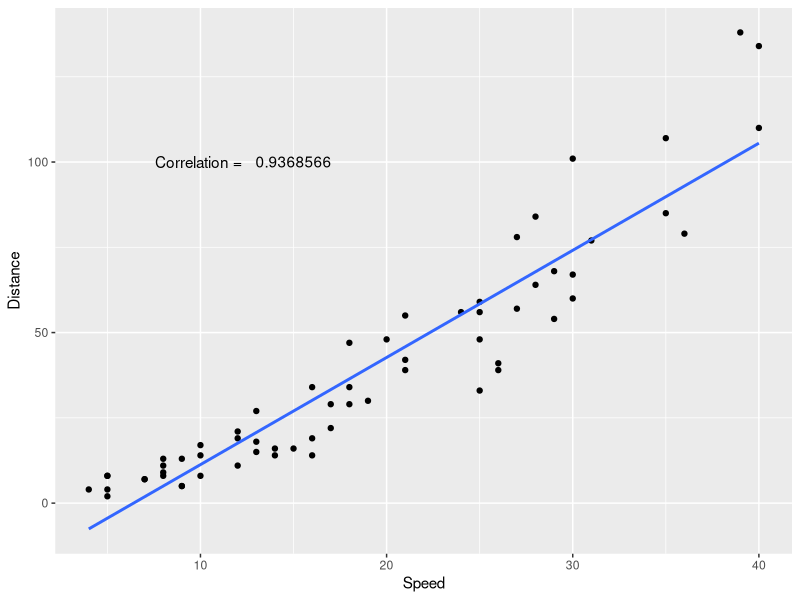
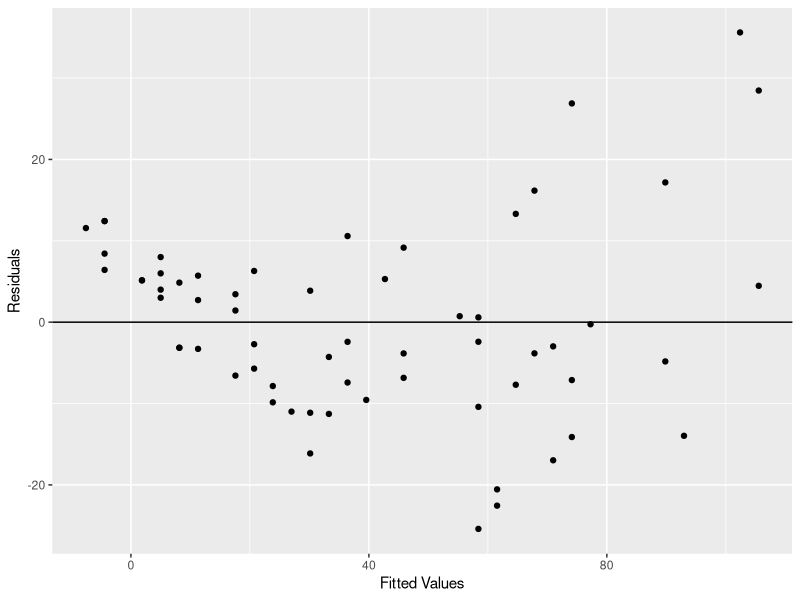
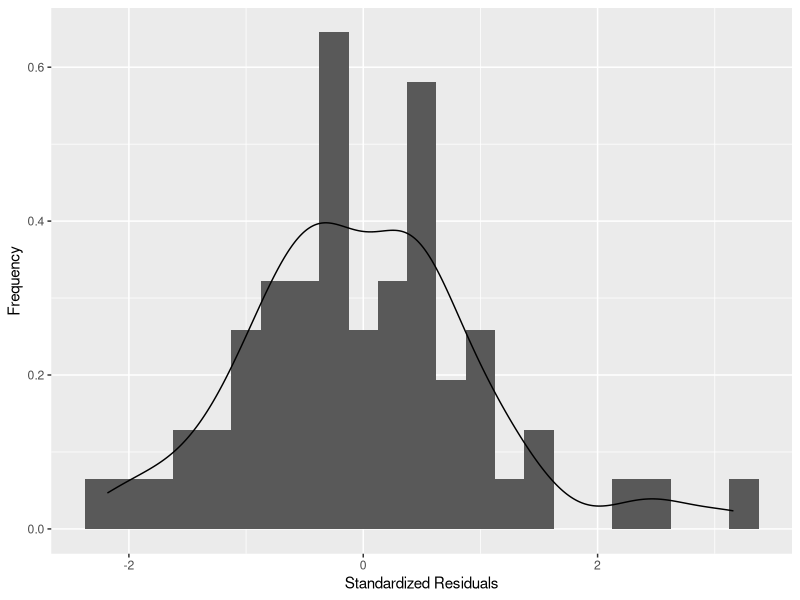
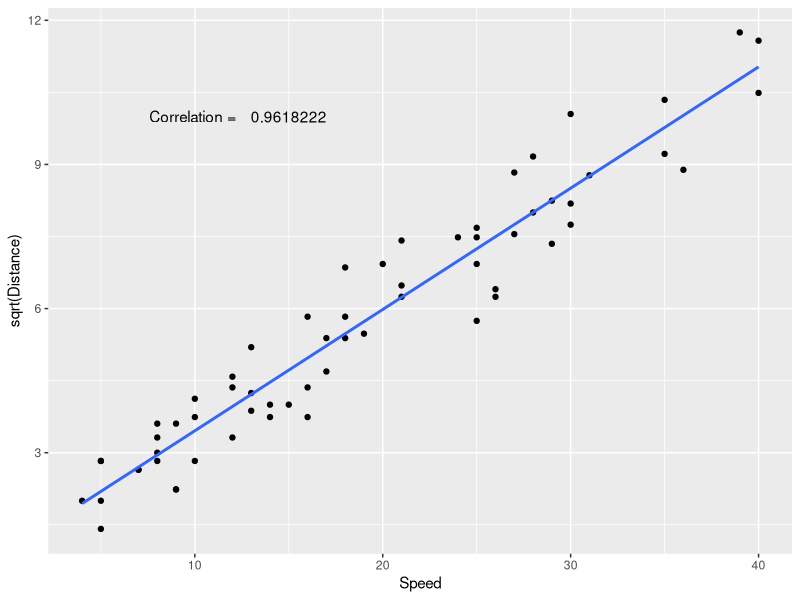
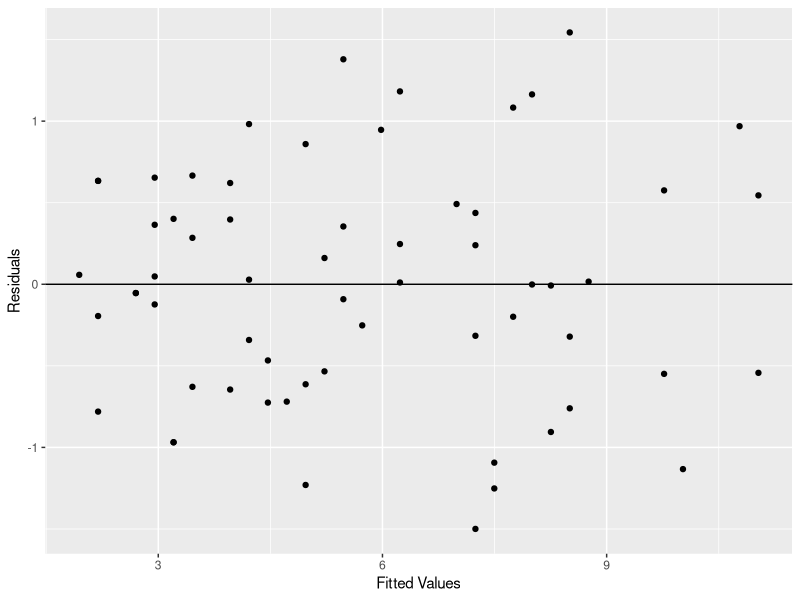
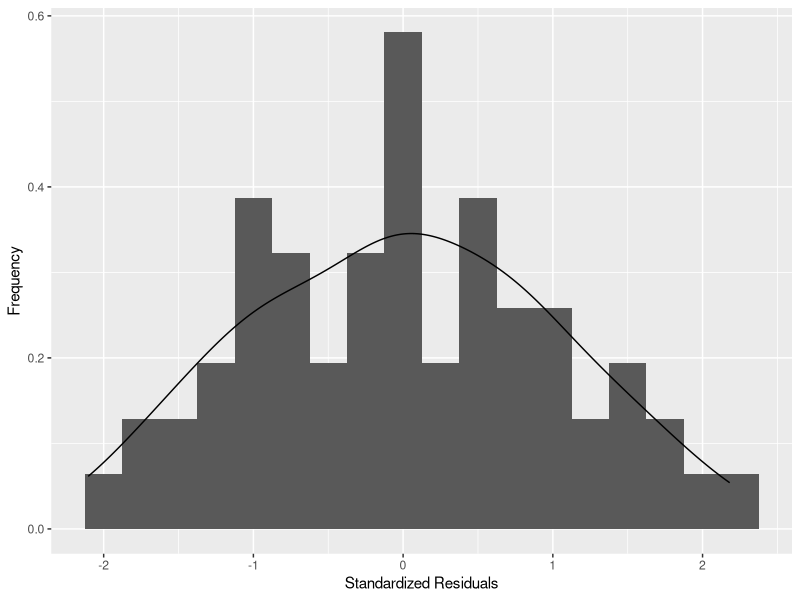

The R source for these figures, in order:
## ---- chunk 1
library(ggplot2)
library(MASS)
library(lmtest)

dist_data <- read.table(file = "stop_dist.txt", header = TRUE, sep = "")

##graph with slr drawn
ggplot(dist_data, aes(dist_data$Speed, dist_data$Distance)) + 
  geom_point() +geom_smooth(se = FALSE,method = "lm") + 
  annotate("text", x = 10,y = 100, label = "Correlation = ") + 
  annotate("text", x=15,y =100, label = cor(dist_data$Speed, dist_data$Distance), parse = TRUE ) +
  ylab("Distance") + xlab("Speed")
## ---- chunk 2
##slr data for dist_data
slr_dist <- lm(dist_data$Distance~dist_data$Speed, data = dist_data)

##residuals vs fitted values scatter plot
ggplot(data = slr_dist, aes(x = slr_dist$fitted.values, y = slr_dist$residuals)) +
  geom_point() + ylab("Residuals") + xlab("Fitted Values") +
  geom_hline(yintercept = 0)
## ---- chunk 3
##Breusch-Pagan test, equal variance?
bptest(slr_dist)
## ---- chunk 4
##histogram of standardized residuals
std_res <- stdres(slr_dist)

ggplot() + geom_histogram(aes(x = std_res, y=..density..), binwidth = 0.25) +
  geom_density(aes(x = std_res)) + xlab("Standardized Residuals") + ylab("Frequency")
## ---- chunk 5
##KS test for normality
ks.test(std_res, "pnorm")
## ---- chunk 6
##checking for outliers
cook_dist <- cooks.distance(slr_dist)
outliers <- which(cook_dist > 4/length(cook_dist))
dist_data[outliers,]
## ---- chunk 7
##graph of transformed data with slr drawn
ggplot(dist_data, aes(dist_data$Speed, sqrt(dist_data$Distance))) + 
  geom_point() +geom_smooth(se = FALSE,method = "lm") + 
  annotate("text", x = 10,y = sqrt(100), label = "Correlation = ") + 
  annotate("text", x= 15,y = sqrt(100), label = cor(dist_data$Speed, sqrt(dist_data$Distance)), parse = TRUE ) +
  ylab("sqrt(Distance)") + xlab("Speed")
## ---- chunk 8
##slr data after transformation of data
slr_transform <- lm(sqrt(dist_data$Distance)~dist_data$Speed, data = dist_data)

##residuals vs fitted values scatter plot for transformed data
ggplot(data = slr_transform, aes(x = slr_transform$fitted.values, y = slr_transform$residuals)) +
  geom_point() + ylab("Residuals") + xlab("Fitted Values") +
  geom_hline(yintercept = 0)
## ---- chunk 9
##Breusch-Pagan test on transformed data, equal variance?
bptest(slr_transform)
## ---- chunk 10
##histogram of standardized residuals for transformed data
std_res_t <- stdres(slr_transform)

ggplot() + geom_histogram(aes(x = std_res_t, y=..density..), binwidth = 0.25) +
  geom_density(aes(x = std_res_t)) + xlab("Standardized Residuals") + ylab("Frequency")
## ---- chunk 11
##KS test for normality on transformed data
ks.test(std_res_t, "pnorm")
## ---- chunk 12
##checking for outliers in transformed data
cook_dist <- cooks.distance(slr_transform)
outliers <- which(cook_dist > 4/length(cook_dist))
dist_data[outliers,]
